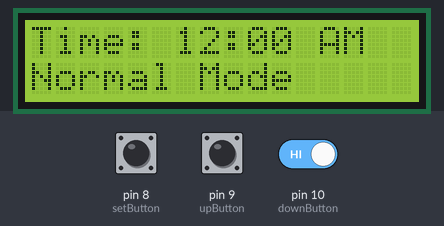
The sketch below on a simulated Arduino Uno, built with avr-gcc and run on an emulated ATmega328P. Parts: 16×2 character LCD. Inputs (shaded band) come from the test bench; at power-on: pin 8 (setButton) HIGH, pin 9 (upButton) HIGH, pin 10 (downButton) HIGH.

Above: at 3.2 s.
3.3 s: pin 8 (setButton) pulled LOW for 1 s
At 5.0 s:
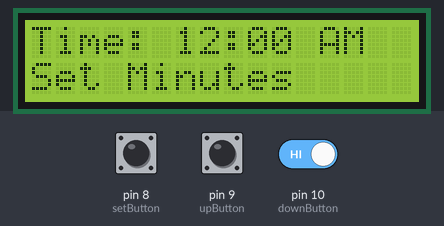
5.8 s: pin 9 (upButton) pulled LOW for 3.2 s
At 10.2 s:
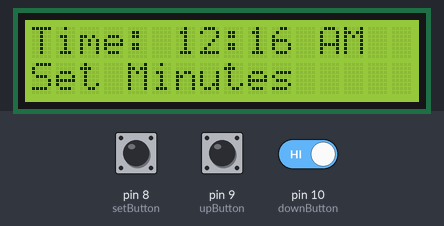
10.5 s: pin 8 (setButton) pulled LOW for 0.15 s
At 11.6 s:
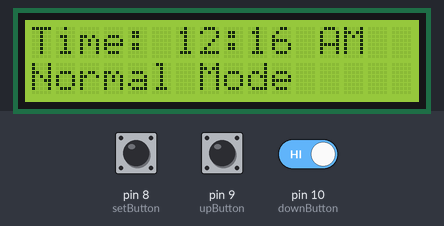
12.2 s: pin 8 (setButton) driven LOW and pin 10 (downButton) driven LOW
At 12.8 s:
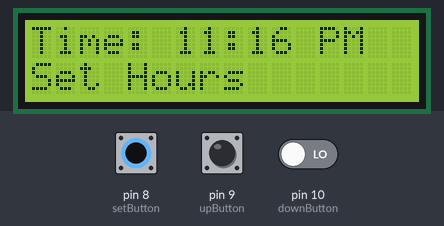
15.2 s: pin 8 (setButton) driven HIGH
At 15.74 s:
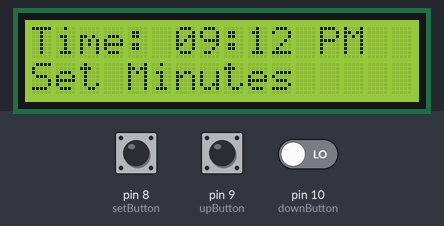
17.1 s: pin 8 (setButton) driven LOW
At 17.88 s:
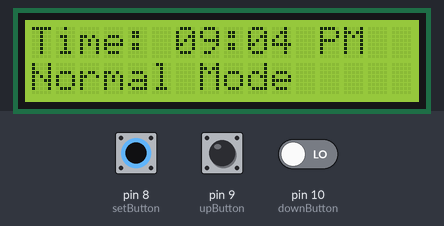
Timing chart, 0 to 20.1 s (numbered marks = the images above; inputs shaded):
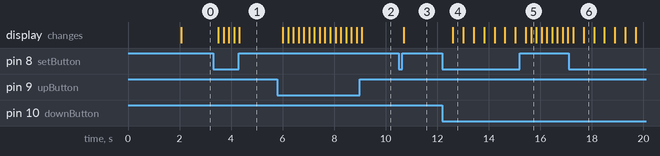

The sketch:

Alarm_Clock.ino
```cpp
#include <LiquidCrystal.h>

// Initialize the LCD Interface (RS, E, D4, D5, D6, D7)- ports on the LCD to wire ports
LiquidCrystal lcd (2, 3, 4, 5, 6, 7);

//Time variables
int hours = 12; //Default hour
int minutes = 0; //default minutes
bool isitAM = true; // AM or PM toggle

//Button Pins
const int setButton = 8; //Button to toggle the Setting mode
const int upButton = 9; //Button used to increment values
const int downButton = 10; //Button used to decrement values

//the State variables
int mode = 0; //0: Sets Mode, 1: Sets Hours, 2: Sets Minutes
unsigned long lastUpdateTime = 0; //Tracks the last time the clock updated

void setup ()
{
  lcd.begin(16, 2); //Initializing the LCD to 16 columns and 2 rows
  pinMode (setButton, INPUT_PULLUP); //Note to self: INPUT_PULLUP monitors the state of the switch
  pinMode (upButton, INPUT_PULLUP);
  pinMode (downButton, INPUT_PULLUP);
  lcd.print ("Simple Clock :).");
  delay (2000);
  lcd.clear();
}


void loop() {
  handleButtons(); //Handle the button presses
  if (mode == 0 && millis() - lastUpdateTime >= 60000) { //Note: millis() is a function that returns the number of milliseconds that have passed since the Arduino Board began running current program
    incrementMinutes();
    lastUpdateTime = millis();
  }
  displayTime(); //updating the LCD Display
}

void handleButtons(){
  if (digitalRead(setButton) == LOW) { //when the button is pressed
    delay(200);
    mode = (mode + 1) % 3; //It will cycle throgh all the modes (0 -> 1 -> 2)
  }

  if (digitalRead(upButton) == LOW) {
    delay(200);
    if (mode == 1) {
      if (hours == 11) {
        isitAM = !isitAM;
      }
      hours = (hours % 12) + 1; //Increments from 1 to 12
    } else if (mode == 2) {
      minutes = (minutes + 1) % 60; //Increments from 0 to 59
    }
  }

  if (digitalRead (downButton) == LOW) {
    delay(200);
    if (mode == 1) {
      if (hours == 12) {
        isitAM = !isitAM;
      }
      hours = (hours == 1) ? 12 : hours - 1; //(if you're at 1, then you want to decrement it to 12, otherwise just decrement the value by 1)
    } else if (mode == 2) {
      minutes = (minutes == 0) ? 59: minutes -1 ; //if you're at 0, then you want it to decrement to 59, otherwise just decrement the value by 1
    }
  }
}

void incrementMinutes () {
  minutes ++;
  if (minutes >=60) {
    minutes = 0;
    hours ++;
    if (hours > 12) {
      hours = 1;
      isitAM = !isitAM; //togles the AM & PM
    }
  }
}

//Displaying the current time on the LCD
void displayTime() {
  lcd.setCursor (0,0);
  lcd.print ("Time: ");
  if (hours < 10) {
    lcd.print ("0"); //Adding a leading 0
  }
  lcd.print (hours);
  lcd.print (":");
  if (minutes < 10) {
    lcd.print ("0"); //Adding a leading 0
  }
  lcd.print (minutes);

  //displaying the AM & PM
  lcd.setCursor (12, 0);
  lcd.print (isitAM ? "AM" : "PM");

  //showing the setting mode on the LCD Display
  lcd.setCursor (0,1);
  if (mode == 0) {
    lcd.print ("Normal Mode");
  } else if (mode == 1) {
    lcd.print ("Set Hours       ");
  } else if (mode == 2) {
    lcd.print ("Set Minutes     ");
  }
}
```

Measured:
- after the input at 3.3 s, the display: first changes after 0.21 s (image 1 shows a later state)
- after the input at 5.8 s, the display: first changes after 0.21 s (image 2 shows a later state)
- after the input at 10.5 s, the display: changes after 0.21 s (image 3)
- after the input at 12.2 s, the display: changes after 0.41 s (image 4)
- what the display in image 4 shows lasts 0.4 s, from 12.6 s to 13.0 s
